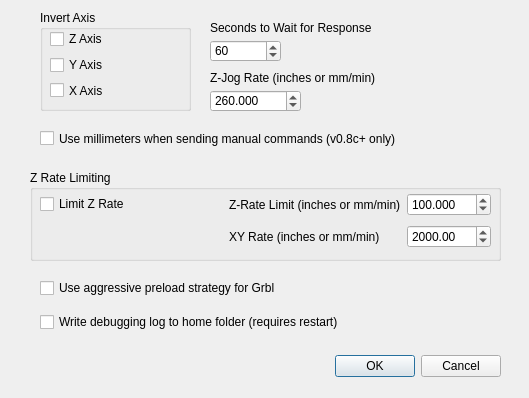
<?xml version="1.0" encoding="UTF-8"?>
<ui version="4.0">
 <class>Options</class>
 <widget class="QDialog" name="Options">
  <property name="geometry">
   <rect>
    <x>0</x>
    <y>0</y>
    <width>529</width>
    <height>398</height>
   </rect>
  </property>
  <property name="windowTitle">
   <string>Options</string>
  </property>
  <widget class="QDialogButtonBox" name="buttonBox">
   <property name="geometry">
    <rect>
     <x>220</x>
     <y>350</y>
     <width>281</width>
     <height>32</height>
    </rect>
   </property>
   <property name="orientation">
    <enum>Qt::Horizontal</enum>
   </property>
   <property name="standardButtons">
    <set>QDialogButtonBox::Cancel|QDialogButtonBox::Ok</set>
   </property>
  </widget>
  <widget class="QGroupBox" name="groupBoxAxis">
   <property name="geometry">
    <rect>
     <x>40</x>
     <y>10</y>
     <width>151</width>
     <height>101</height>
    </rect>
   </property>
   <property name="title">
    <string>Invert Axis</string>
   </property>
   <widget class="QWidget" name="verticalLayoutWidget">
    <property name="geometry">
     <rect>
      <x>10</x>
      <y>19</y>
      <width>131</width>
      <height>71</height>
     </rect>
    </property>
    <layout class="QVBoxLayout" name="verticalLayoutInvert">
     <item>
      <widget class="QCheckBox" name="chkInvZ">
       <property name="text">
        <string>Z Axis</string>
       </property>
      </widget>
     </item>
     <item>
      <widget class="QCheckBox" name="chkInvY">
       <property name="text">
        <string>Y Axis</string>
       </property>
      </widget>
     </item>
     <item>
      <widget class="QCheckBox" name="chkInvX">
       <property name="text">
        <string>X Axis</string>
       </property>
      </widget>
     </item>
    </layout>
   </widget>
  </widget>
  <widget class="QLabel" name="labelWaitForResp">
   <property name="geometry">
    <rect>
     <x>210</x>
     <y>20</y>
     <width>261</width>
     <height>16</height>
    </rect>
   </property>
   <property name="text">
    <string>Seconds to Wait for Response</string>
   </property>
  </widget>
  <widget class="QSpinBox" name="spinResponseWaitSec">
   <property name="geometry">
    <rect>
     <x>210</x>
     <y>40</y>
     <width>71</width>
     <height>22</height>
    </rect>
   </property>
   <property name="minimum">
    <number>1</number>
   </property>
   <property name="maximum">
    <number>1000</number>
   </property>
   <property name="value">
    <number>60</number>
   </property>
  </widget>
  <widget class="QLabel" name="labelZJogRate">
   <property name="geometry">
    <rect>
     <x>210</x>
     <y>70</y>
     <width>261</width>
     <height>16</height>
    </rect>
   </property>
   <property name="text">
    <string>Z-Jog Rate (inches or mm/min)</string>
   </property>
  </widget>
  <widget class="QCheckBox" name="checkBoxUseMmManualCmds">
   <property name="geometry">
    <rect>
     <x>40</x>
     <y>130</y>
     <width>431</width>
     <height>17</height>
    </rect>
   </property>
   <property name="text">
    <string>Use millimeters when sending manual commands (v0.8c+ only)</string>
   </property>
  </widget>
  <widget class="QGroupBox" name="groupZRateLimit">
   <property name="geometry">
    <rect>
     <x>30</x>
     <y>170</y>
     <width>471</width>
     <height>91</height>
    </rect>
   </property>
   <property name="title">
    <string>Z Rate Limiting</string>
   </property>
   <widget class="QWidget" name="gridLayoutWidget">
    <property name="geometry">
     <rect>
      <x>10</x>
      <y>20</y>
      <width>451</width>
      <height>62</height>
     </rect>
    </property>
    <layout class="QGridLayout" name="gridLayoutRateLimit">
     <item row="0" column="0">
      <widget class="QCheckBox" name="chkLimitZRate">
       <property name="text">
        <string>Limit Z Rate</string>
       </property>
      </widget>
     </item>
     <item row="0" column="3">
      <widget class="QDoubleSpinBox" name="doubleSpinZRateLimit">
       <property name="accelerated">
        <bool>true</bool>
       </property>
       <property name="correctionMode">
        <enum>QAbstractSpinBox::CorrectToNearestValue</enum>
       </property>
       <property name="decimals">
        <number>3</number>
       </property>
       <property name="minimum">
        <double>0.100000000000000</double>
       </property>
       <property name="maximum">
        <double>9999.989999999999782</double>
       </property>
       <property name="singleStep">
        <double>1.000000000000000</double>
       </property>
       <property name="value">
        <double>100.000000000000000</double>
       </property>
      </widget>
     </item>
     <item row="0" column="1">
      <spacer name="horizontalSpacer">
       <property name="orientation">
        <enum>Qt::Horizontal</enum>
       </property>
       <property name="sizeHint" stdset="0">
        <size>
         <width>40</width>
         <height>20</height>
        </size>
       </property>
      </spacer>
     </item>
     <item row="0" column="2">
      <widget class="QLabel" name="labelZRateLimit">
       <property name="text">
        <string>Z-Rate Limit (inches or mm/min)</string>
       </property>
      </widget>
     </item>
     <item row="1" column="2">
      <widget class="QLabel" name="labelXYRate">
       <property name="text">
        <string>XY Rate (inches or mm/min)</string>
       </property>
      </widget>
     </item>
     <item row="1" column="3">
      <widget class="QDoubleSpinBox" name="doubleSpinXYRate">
       <property name="decimals">
        <number>2</number>
       </property>
       <property name="minimum">
        <double>0.100000000000000</double>
       </property>
       <property name="maximum">
        <double>999999.989999999990687</double>
       </property>
       <property name="value">
        <double>2000.000000000000000</double>
       </property>
      </widget>
     </item>
    </layout>
   </widget>
  </widget>
  <widget class="QDoubleSpinBox" name="doubleSpinZJogRate">
   <property name="geometry">
    <rect>
     <x>210</x>
     <y>90</y>
     <width>91</width>
     <height>22</height>
    </rect>
   </property>
   <property name="accelerated">
    <bool>true</bool>
   </property>
   <property name="correctionMode">
    <enum>QAbstractSpinBox::CorrectToNearestValue</enum>
   </property>
   <property name="decimals">
    <number>3</number>
   </property>
   <property name="minimum">
    <double>0.100000000000000</double>
   </property>
   <property name="maximum">
    <double>9999.989999999999782</double>
   </property>
   <property name="singleStep">
    <double>1.000000000000000</double>
   </property>
   <property name="value">
    <double>260.000000000000000</double>
   </property>
  </widget>
  <widget class="QWidget" name="verticalLayoutWidget_2">
   <property name="geometry">
    <rect>
     <x>40</x>
     <y>270</y>
     <width>461</width>
     <height>71</height>
    </rect>
   </property>
   <layout class="QVBoxLayout" name="verticalLayoutExtras">
    <item>
     <widget class="QCheckBox" name="chkAggressivePreload">
      <property name="text">
       <string>Use aggressive preload strategy for Grbl</string>
      </property>
     </widget>
    </item>
    <item>
     <widget class="QCheckBox" name="checkBoxEnableDebugLog">
      <property name="text">
       <string>Write debugging log to home folder (requires restart)</string>
      </property>
     </widget>
    </item>
   </layout>
  </widget>
  <zorder>groupZRateLimit</zorder>
  <zorder>buttonBox</zorder>
  <zorder>groupBoxAxis</zorder>
  <zorder>labelWaitForResp</zorder>
  <zorder>spinResponseWaitSec</zorder>
  <zorder>labelZJogRate</zorder>
  <zorder>checkBoxUseMmManualCmds</zorder>
  <zorder>doubleSpinZJogRate</zorder>
  <zorder>verticalLayoutWidget_2</zorder>
 </widget>
 <resources/>
 <connections>
  <connection>
   <sender>buttonBox</sender>
   <signal>accepted()</signal>
   <receiver>Options</receiver>
   <slot>accept()</slot>
   <hints>
    <hint type="sourcelabel">
     <x>248</x>
     <y>254</y>
    </hint>
    <hint type="destinationlabel">
     <x>157</x>
     <y>274</y>
    </hint>
   </hints>
  </connection>
  <connection>
   <sender>buttonBox</sender>
   <signal>rejected()</signal>
   <receiver>Options</receiver>
   <slot>reject()</slot>
   <hints>
    <hint type="sourcelabel">
     <x>316</x>
     <y>260</y>
    </hint>
    <hint type="destinationlabel">
     <x>286</x>
     <y>274</y>
    </hint>
   </hints>
  </connection>
 </connections>
</ui>
